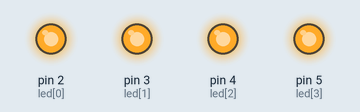
Bench run of a sketch on a simulated Arduino Uno, built with avr-gcc and run on an emulated ATmega328P. Shown: output pins drawn as LEDs (lit = HIGH).

Above: at 1.8 s.
At 3.07 s:
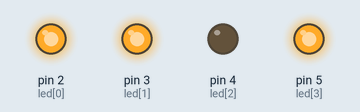
At 4.25 s:
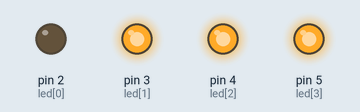
At 4.55 s:
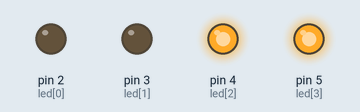
At 6.52 s:
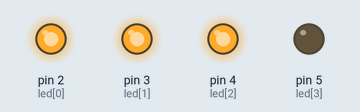
At 8.8 s:
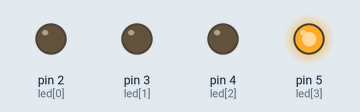
Timing chart, 0 to 9.1 s (numbered marks = the images above):
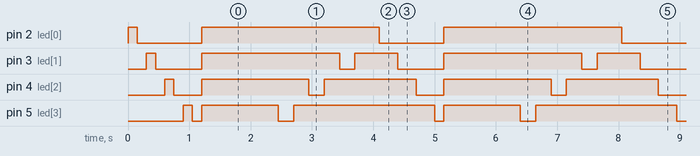

The sketch:

Teste1.ino
```cpp
int led[4]={2,3,4,5};

void setup() {
  for(int i=0; i<4;i++){
     pinMode(led[i],OUTPUT);
  }

}

void loop() {
  for(int i=0; i<4;i++){
    digitalWrite(led[i], HIGH);
    delay(150);
    digitalWrite(led[i],LOW);
   delay(150);
  }

  digitalWrite(led[0], HIGH);
  digitalWrite(led[1], HIGH);
  digitalWrite(led[2], HIGH);
  digitalWrite(led[3], HIGH);
  delay(250);

  for(int i=5; i>0;i--){
    digitalWrite(led[i], LOW);
    delay(250);
    digitalWrite(led[i],HIGH);
   delay(250);
  }

}
```

Measured:
- by itself, pin 2 (led[0]): repeats every 4.0 s: LOW 1.1 s, HIGH 2.9 s
- by itself, pin 3 (led[1]): repeats every 4.0 s: LOW 0.75 s, HIGH 2.3 s, LOW 0.25 s, HIGH 0.70 s
- by itself, pin 4 (led[2]): repeats every 4.0 s: LOW 0.45 s, HIGH 1.8 s, LOW 0.25 s, HIGH 1.5 s
- by itself, pin 5 (led[3]): repeats every 4.0 s: LOW 0.15 s, HIGH 1.3 s, LOW 0.25 s, HIGH 2.3 s
